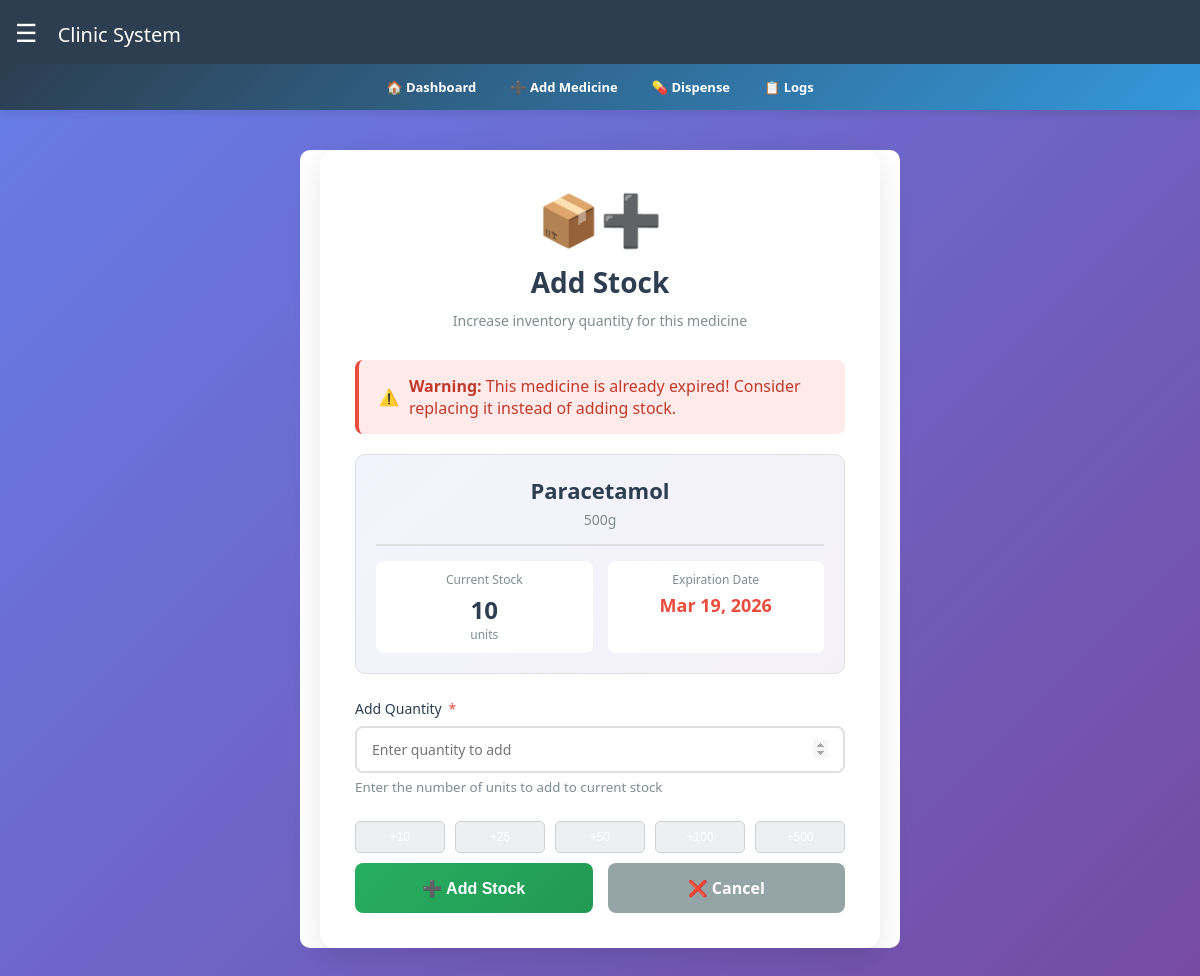
Screenshot of /MEDICINE_INVENTORY/add_stock.php?id=1 with the database file from the repository.
### tables this page shows
CREATE TABLE `medicines` (
  `id` int(11) NOT NULL,
  `name` varchar(100) DEFAULT NULL,
  `label` varchar(50) DEFAULT NULL,
  `quantity` int(11) DEFAULT NULL,
  `expiration_date` date DEFAULT NULL,
  `created_at` timestamp NOT NULL DEFAULT current_timestamp()
);

### MEDICINE_INVENTORY/add_stock.php (the view, shortened to what this page needs)
<?php
require_once __DIR__ . '/db.php';
require_once __DIR__ . '/header.php';
$id = intval($_GET['id']);
$r = $conn->query("SELECT * FROM medicines WHERE id=$id");
if($r && $r->num_rows > 0){
    $row = $r->fetch_assoc();
} else {
    header("Location: index.php");
    exit();
}
?>
<!DOCTYPE html>
<html lang="en">
<head>
</head>
<body>
<div class="nav">
    <a href="index.php">🏠 Dashboard</a>
    <a href="add.php">➕ Add Medicine</a>
    <a href="dispense.php">💊 Dispense</a>
    <a href="logs.php">📋 Logs</a>
</div>
<div class="container">
    <div class="form-card">
        <div class="form-header">
            <div class="icon">📦➕</div>
            <h2>Add Stock</h2>
            <p>Increase inventory quantity for this medicine</p>
        </div>
        <?php
        $current_qty = $row['quantity'];
        $expiry_date = $row['expiration_date'];
        $today = date("Y-m-d");
        if(strtotime($expiry_date) < strtotime($today)) {
            echo "<div class='alert alert-info' style='background:#ffeaea; border-left-color:#e74c3c; color:#c0392b;'>
                    <span>⚠️</span>
                    <span><strong>Warning:</strong> This medicine is already expired! Consider replacing it instead of adding stock.</span>
                  </div>";
        }
        ?>
        <div class="medicine-info">
            <div class="medicine-name">
                <h3><?php echo htmlspecialchars($row['name']); ?></h3>
                <div class="label"><?php echo htmlspecialchars($row['label']); ?></div>
            </div>
            <div class="stock-details">
                <div class="stock-item">
                    <div class="label">Current Stock</div>
                    <div class="value" style="color: <?php echo ($current_qty <= 5) ? '#e67e22' : '#2c3e50'; ?>;">
                        <?php echo $current_qty; ?>
                    </div>
                    <div class="unit">units</div>
                </div>
                <div class="stock-item">
                    <div class="label">Expiration Date</div>
                    <div class="value" style="font-size: 18px; color: <?php echo (strtotime($expiry_date) < strtotime($today)) ? '#e74c3c' : '#2c3e50'; ?>;">
                        <?php echo date('M d, Y', strtotime($expiry_date)); ?>
                    </div>
                </div>
            </div>
        </div>
        <form method="POST" action="update_stock.php" id="addStockForm">
            <div class="form-group">
                <label>Add Quantity <span class="required">*</span></label>
                <input type="number" name="add_qty" id="add_qty" required min="1" placeholder="Enter quantity to add">
                <small style="color:#7f8c8d; display: block; margin-top: 5px;">Enter the number of units to add to current stock</small>
            </div>
            <div class="quick-add">
                <button type="button" class="quick-btn" onclick="setQuantity(10)">+10</button>
                <button type="button" class="quick-btn" onclick="setQuantity(25)">+25</button>
                <button type="button" class="quick-btn" onclick="setQuantity(50)">+50</button>
                <button type="button" class="quick-btn" onclick="setQuantity(100)">+100</button>
                <button type="button" class="quick-btn" onclick="setQuantity(500)">+500</button>
            </div>
            <div class="button-group">
                <button type="submit" name="add" class="btn-add">
                    ➕ Add Stock
                </button>
                <a href="index.php" class="btn-cancel">
                    ❌ Cancel
                </a>
            </div>
        </form>
    </div>
</div>
</body>
</html>

### MEDICINE_INVENTORY/header.php (style rules this page uses)
body { font-family: Arial, sans-serif; background: #f4f6f9; margin: 0; }
.topbar, .container { transition: margin-left 0.3s ease; }
.container { width: 90%; margin: 20px auto; background: white; padding: 20px; border-radius: 10px; }
button { padding: 8px 15px; border: none; background: #1abc9c; color: white; border-radius: 5px; }

### MEDICINE_INVENTORY/add_stock.php (style rules this page uses)
* { margin: 0; padding: 0; box-sizing: border-box; }
body { font-family: 'Segoe UI', Tahoma, Geneva, Verdana, sans-serif; background: linear-gradient(135deg, #667eea 0%, #764ba2 100%); min-height: 100vh; }
.nav { background: linear-gradient(135deg, #2c3e50 0%, #3498db 100%); padding: 8px 10px; box-shadow: 0 2px 10px rgba(0,0,0,0.1); position: sticky; top: 0; z-index: 999; display: flex; flex-wrap: wrap; justify-content: center; align-items: center; gap: 6px 10px; }
.nav a { color: white; text-decoration: none; font-size: 13px; font-weight: 600; padding: 6px 12px; border-radius: 6px; transition: background 0.2s ease, transform 0.2s ease; display: inline-block; white-space: nowrap; }
.container { max-width: 600px; margin: 40px auto; padding: 0 20px; }
.form-card { background: white; border-radius: 15px; padding: 35px; box-shadow: 0 10px 30px rgba(0,0,0,0.1); animation: fadeIn 0.5s ease; }
.form-header { text-align: center; margin-bottom: 30px; }
.form-header h2 { color: #2c3e50; font-size: 28px; margin-bottom: 10px; }
.form-header p { color: #7f8c8d; font-size: 14px; }
.form-header .icon { font-size: 50px; margin-bottom: 10px; }
.medicine-info { background: linear-gradient(135deg, #667eea15 0%, #764ba215 100%); border-radius: 10px; padding: 20px; margin-bottom: 25px; border: 1px solid #e0e0e0; }
.medicine-name { text-align: center; margin-bottom: 15px; padding-bottom: 15px; border-bottom: 2px solid #e0e0e0; }
.medicine-name h3 { color: #2c3e50; font-size: 22px; margin-bottom: 5px; }
.medicine-name .label { color: #7f8c8d; font-size: 14px; }
.stock-details { display: grid; grid-template-columns: 1fr 1fr; gap: 15px; margin-top: 15px; }
.stock-item { text-align: center; padding: 10px; background: white; border-radius: 8px; }
.stock-item .label { font-size: 12px; color: #7f8c8d; margin-bottom: 5px; }
.stock-item .value { font-size: 24px; font-weight: bold; color: #2c3e50; }
.stock-item .unit { font-size: 12px; color: #7f8c8d; }
.form-group { margin-bottom: 25px; }
label { display: block; margin-bottom: 8px; color: #2c3e50; font-weight: 500; font-size: 14px; }
label .required { color: #e74c3c; margin-left: 3px; }
input { width: 100%; padding: 12px 15px; border: 2px solid #e0e0e0; border-radius: 8px; font-size: 14px; font-family: inherit; transition: all 0.3s ease; }
input[type="number"] { appearance: textfield; -moz-appearance: textfield; }
.button-group { display: flex; gap: 15px; margin-top: 10px; }
.btn-add { flex: 1; padding: 14px; background: linear-gradient(135deg, #27ae60 0%, #229954 100%); border: none; color: white; font-size: 16px; font-weight: 600; border-radius: 8px; cursor: pointer; transition: all 0.3s ease; }
.btn-cancel { flex: 1; padding: 14px; background: #95a5a6; border: none; color: white; font-size: 16px; font-weight: 600; border-radius: 8px; cursor: pointer; text-decoration: none; text-align: center; transition: all 0.3s ease; }
.quick-add { display: flex; gap: 10px; margin-top: 10px; }
.quick-btn { flex: 1; padding: 8px; background: #ecf0f1; border: 1px solid #d0d0d0; border-radius: 5px; cursor: pointer; font-size: 12px; transition: all 0.3s ease; }
.alert { padding: 15px 20px; border-radius: 8px; margin-bottom: 20px; display: flex; align-items: center; gap: 10px; animation: slideIn 0.3s ease; }
.alert-info { background: linear-gradient(135deg, #d1ecf1 0%, #bee5eb 100%); color: #0c5460; border-left: 4px solid #17a2b8; }

### rows the page displays
medicines: name "Paracetamol", label "500g", quantity "10", expiration_date "Mar 19, 2026"
